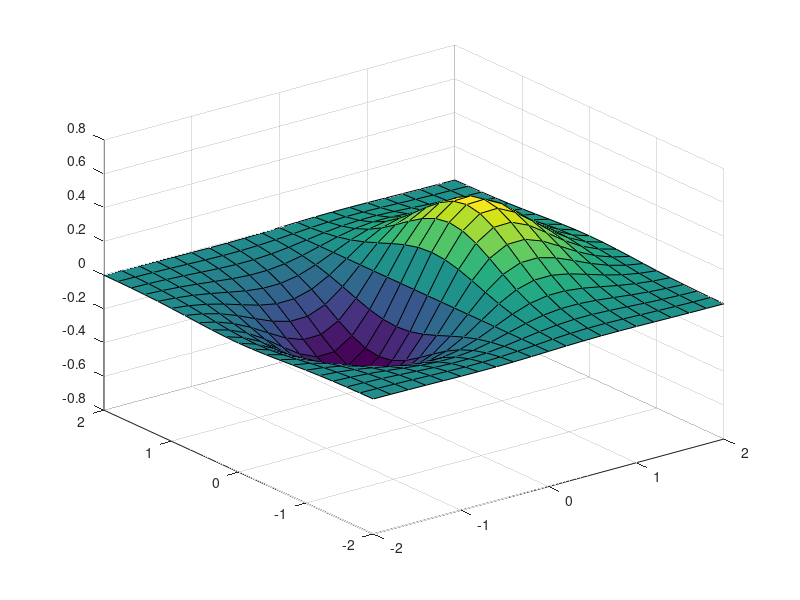

Here is the MATLAB script that generated this plot:
%plots a x by y graph of sin function
x=0:pi/100:2*pi;   
y=sin(x);
plot(x,y)

xlabel('X')
ylabel('Y')
title('Plot of sin function')

%3D plot
%Z is expressed as a function of X
[X,Y]=meshgrid(-2:.2:2);
Z=X.*exp(-X.^2 - Y.^2);
surf(X,Y,Z)